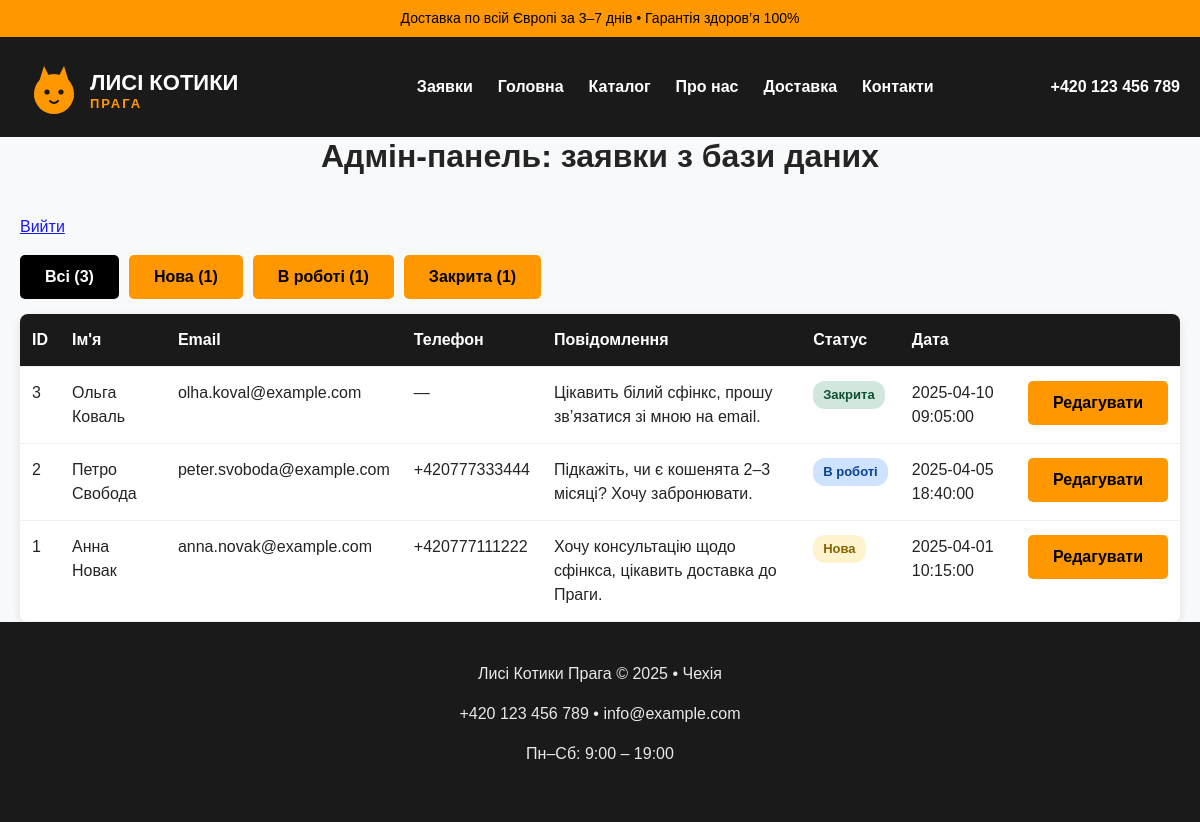
The app's page /admin_requests.php (signed in) with its own data.
### tables this page shows
CREATE TABLE IF NOT EXISTS requests (
    id INT UNSIGNED AUTO_INCREMENT PRIMARY KEY,
    name VARCHAR(100) NOT NULL,
    email VARCHAR(150) NOT NULL,
    phone VARCHAR(20) NULL,
    age VARCHAR(20) NULL,
    color VARCHAR(50) NULL,
    message TEXT NOT NULL,
    consent TINYINT(1) NOT NULL DEFAULT 0,
    status VARCHAR(20) NOT NULL DEFAULT 'new',
    created_at DATETIME NOT NULL DEFAULT CURRENT_TIMESTAMP
);

### src/RequestRepository.php (called while the page is built, shortened)
<?php
final class RequestRepository
{
    public function all(?string $status = null, int $limit = 20, int $offset = 0): array
    {
        $sql = 'SELECT * FROM requests';
        $params = [];
        $sql .= ' ORDER BY id DESC LIMIT ? OFFSET ?';
        $stmt = $this->pdo->prepare($sql);
        $position = 1;
        $stmt->bindValue($position++, $limit, PDO::PARAM_INT);
        $stmt->bindValue($position++, $offset, PDO::PARAM_INT);
        $stmt->execute();
        return array_map(
            static fn (array $row): RequestRecord => RequestRecord::fromRow($row),
            $stmt->fetchAll(PDO::FETCH_ASSOC)
        );
    }
    public function count(?string $status = null): int
    {
        $sql = 'SELECT COUNT(*) FROM requests';
        $params = [];
        if ($status !== null) {
            $sql .= ' WHERE status = ?';
            $params[] = $status;
        }
        $stmt = $this->pdo->prepare($sql);
        $stmt->execute($params);
        return (int) $stmt->fetchColumn();
    }
}

### src/RequestStatus.php (called while the page is built, shortened)
<?php
final class RequestStatus
{
    public static function all(): array
    {
        return [self::NEW, self::IN_PROGRESS, self::CLOSED];
    }
    public static function ukrainianLabel(string $status): string
    {
        return match ($status) {
            self::NEW => 'Нова',
            self::IN_PROGRESS => 'В роботі',
            self::CLOSED => 'Закрита',
            default => $status,
        };
    }
}

### src/RequestRecord.php (called while the page is built, shortened)
<?php
final class RequestRecord
{
    public static function fromRow(array $row): self
    {
        return new self(
            id: (int) $row['id'],
            name: (string) $row['name'],
            email: (string) $row['email'],
            phone: $row['phone'] !== null ? (string) $row['phone'] : null,
            age: $row['age'] !== null ? (string) $row['age'] : null,
            color: $row['color'] !== null ? (string) $row['color'] : null,
            message: (string) $row['message'],
            consent: (bool) $row['consent'],
            status: (string) ($row['status'] ?? RequestStatus::NEW),
            createdAt: (string) $row['created_at'],
        );
    }
}

### admin_requests.php (the view, shortened to what this page needs)
<?php
include __DIR__ . '/includes/header.php';
$repo = new RequestRepository($pdo);
$statusFilter = $_GET['status'] ?? null;
$perPage = 10;
$page = max(1, (int) ($_GET['page'] ?? 1));
$total = $repo->count($statusFilter);
$totalPages = max(1, (int) ceil($total / $perPage));
$page = min($page, $totalPages);
$requests = $repo->all($statusFilter, $perPage, ($page - 1) * $perPage);
function status_query(?string $status, int $page): string
{
    $params = ['page' => $page];
    if ($status !== null) {
        $params['status'] = $status;
    }
    return '?' . http_build_query($params);
}
?>
<h2 class="section-title">Адмін-панель: заявки з бази даних</h2>
<p><a href="logout.php">Вийти</a></p>
<div class="status-filters">
    <a href="<?= htmlspecialchars(status_query(null, 1)) ?>" class="button <?= $statusFilter === null ? 'active' : '' ?>">Всі (<?= $repo->count() ?>)</a>
    <?php foreach (RequestStatus::all() as $status): ?>
        <a href="<?= htmlspecialchars(status_query($status, 1)) ?>" class="button <?= $statusFilter === $status ? 'active' : '' ?>">
            <?= htmlspecialchars(RequestStatus::ukrainianLabel($status)) ?> (<?= $repo->count($status) ?>)
        </a>
    <?php endforeach; ?>
</div>
<?php if ($total === 0): ?>
    <div class="card">
        <p>Поки що немає жодної заявки в таблиці <strong>requests</strong><?= $statusFilter !== null ? ' зі статусом «' . htmlspecialchars(RequestStatus::ukrainianLabel($statusFilter)) . '»' : '' ?>.</p>
        <p>Підказка для СРС‑6: імпортуй файл <strong>database.sql</strong> у phpMyAdmin, щоб створити таблицю і додати тестові записи.</p>
    </div>
<?php else: ?>
    <div class="card table-card">
        <div class="table-wrapper">
            <table class="data-table">
                <thead>
                <tr>
                    <th>ID</th>
                    <th>Ім'я</th>
                    <th>Email</th>
                    <th>Телефон</th>
                    <th>Повідомлення</th>
                    <th>Статус</th>
                    <th>Дата</th>
                    <th></th>
                </tr>
                </thead>
                <tbody>
                <?php foreach ($requests as $r): ?>
                    <tr>
                        <td><?= $r->id ?></td>
                        <td><?= htmlspecialchars($r->name) ?></td>
                        <td><?= htmlspecialchars($r->email) ?></td>
                        <td><?= htmlspecialchars($r->phone ?? '—') ?></td>
                        <td><?= nl2br(htmlspecialchars($r->message)) ?></td>
                        <td><span class="status-badge status-<?= htmlspecialchars($r->status) ?>"><?= htmlspecialchars(RequestStatus::ukrainianLabel($r->status)) ?></span></td>
                        <td><?= htmlspecialchars($r->createdAt) ?></td>
                        <td><a href="edit_request.php?id=<?= $r->id ?>" class="button">Редагувати</a></td>
                    </tr>
                <?php endforeach; ?>
                </tbody>
            </table>
        </div>
    </div>
<?php endif; ?>
<?php include __DIR__ . '/includes/footer.php'; ?>

### includes/header.php (shortened to what this page needs)
<!DOCTYPE html>
<html lang="uk">
<head>
    <link rel="stylesheet" href="assets/css/style.css">
</head>
<body>
<div class="top-bar">Доставка по всій Європі за 3–7 днів • Гарантія здоров’я 100%</div>
<header class="header">
    <div class="container">
        <img src="assets/images/logo.svg" alt="Лисі Котики Прага" class="logo">
        <nav class="nav">
            <a href="admin_requests.php">Заявки</a>
            <a href="index.html">Головна</a>
            <a href="index.html#catalog">Каталог</a>
            <a href="about.html">Про нас</a>
            <a href="delivery.html">Доставка</a>
            <a href="contacts.html">Контакти</a>
        </nav>
        <div class="phone">+420 123 456 789</div>
    </div>
</header>
<main class="container">

### includes/footer.php
</main>
<footer>
    <div class="container">
        <p>Лисі Котики Прага © 2025 • Чехія</p>
        <p>+420 123 456 789 • info@example.com</p>
        <p>Пн–Сб: 9:00 – 19:00</p>
    </div>
</footer>
</body>
</html>

### assets/css/style.css (style rules this page uses)
* { box-sizing: border-box; }
body { margin: 0; font-family: Arial, sans-serif; line-height: 1.5; color: #242424; background: #f8f9fa; }
h1, h2, h3 { margin: 0 0 16px; line-height: 1.2; font-weight: bold; }
p { margin: 0 0 16px; opacity: 0.9; }
.container { max-width: 1200px; margin: 0 auto; padding: 0 20px; }
.section-title { text-align: center; margin-bottom: 40px; font-size: 32px; }
.top-bar { background: #ff9800; color: #000; text-align: center; padding: 8px; font-size: 14px; }
.header { background: #1a1a1a; color: white; padding: 15px 0; }
.header .container { display: flex; align-items: center; justify-content: space-between; flex-wrap: wrap; gap: 20px; }
.logo { height: 70px; }
.nav { display: flex; gap: 25px; }
.nav a { color: white; text-decoration: none; font-weight: bold; white-space: nowrap; }
.button { background: #ff9800; color: #000; padding: 10px 25px; text-decoration: none; font-weight: bold; border-radius: 5px; white-space: nowrap; display: inline-block; }
.phone { white-space: nowrap; font-weight: bold; }
.card, .cat-card, .service-card, .benefit-card, .step { background: white; border-radius: 8px; padding: 20px; box-shadow: 0 4px 10px rgba(0,0,0,0.1); text-align: center; }
footer { background: #1a1a1a; color: white; padding: 40px 0; text-align: center; }
.header .container { flex-direction: column; align-items: center; gap: 15px; text-align: center; }
.nav { flex-direction: column; gap: 8px; width: 100%; text-align: center; }
@media (min-width: 768px) { .header .container { flex-direction: row; justify-content: space-between; align-items: center; } }
@media (min-width: 768px) { .nav { flex-direction: row; gap: 25px; width: auto; } }
.status-filters { display: flex; flex-wrap: wrap; gap: 10px; margin: 15px 0; }
.button.active { background: #000; color: #fff; }
.status-badge { display: inline-block; padding: 4px 10px; border-radius: 12px; font-size: 13px; font-weight: bold; white-space: nowrap; }
.status-new { background: #fff3cd; color: #856404; }
.status-in_progress { background: #cfe2ff; color: #084298; }
.status-closed { background: #d1e7dd; color: #0f5132; }
.table-card { padding: 0; overflow: hidden; }
.table-wrapper { overflow-x: auto; }
.data-table { width: 100%; border-collapse: collapse; background: #fff; }
.data-table th, .data-table td { padding: 14px 12px; border-bottom: 1px solid #eee; text-align: left; vertical-align: top; }
.data-table th { background: #1a1a1a; color: #fff; position: sticky; top: 0; }
.data-table td:last-child, .data-table th:last-child { white-space: nowrap; }

### records on screen
requests: id "3", name "Ольга Коваль", email "olha.koval@example.com", phone "—", message "Цікавить білий сфінкс, прошу зв’язатися зі мною на email.", status "Закрита", created_at "2025-04-10 09:05:00"
requests: id "2", name "Петро Свобода", email "peter.svoboda@example.com", phone "+420777333444", message "Підкажіть, чи є кошенята 2–3 місяці? Хочу забронювати.", status "В роботі", created_at "2025-04-05 18:40:00"
requests: id "1", name "Анна Новак", email "anna.novak@example.com", phone "+420777111222", message "Хочу консультацію щодо сфінкса, цікавить доставка до Праги.", status "Нова", created_at "2025-04-01 10:15:00"

### other values on screen
$repo->count() "3"
RequestStatus::ukrainianLabel($status) "Нова"
$repo->count($status) "1"
RequestStatus::ukrainianLabel($status) "В роботі"
RequestStatus::ukrainianLabel($status) "Закрита"
